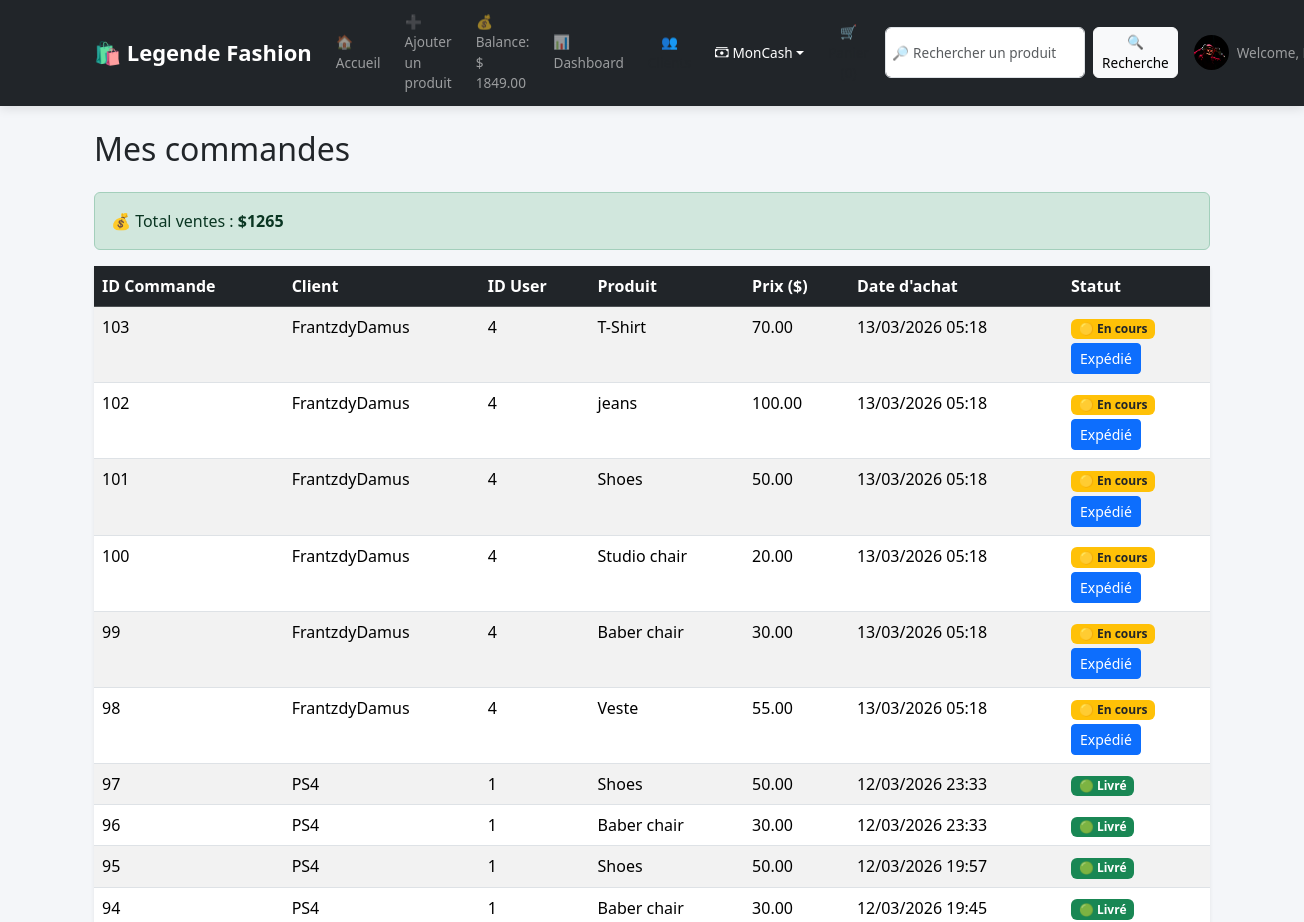
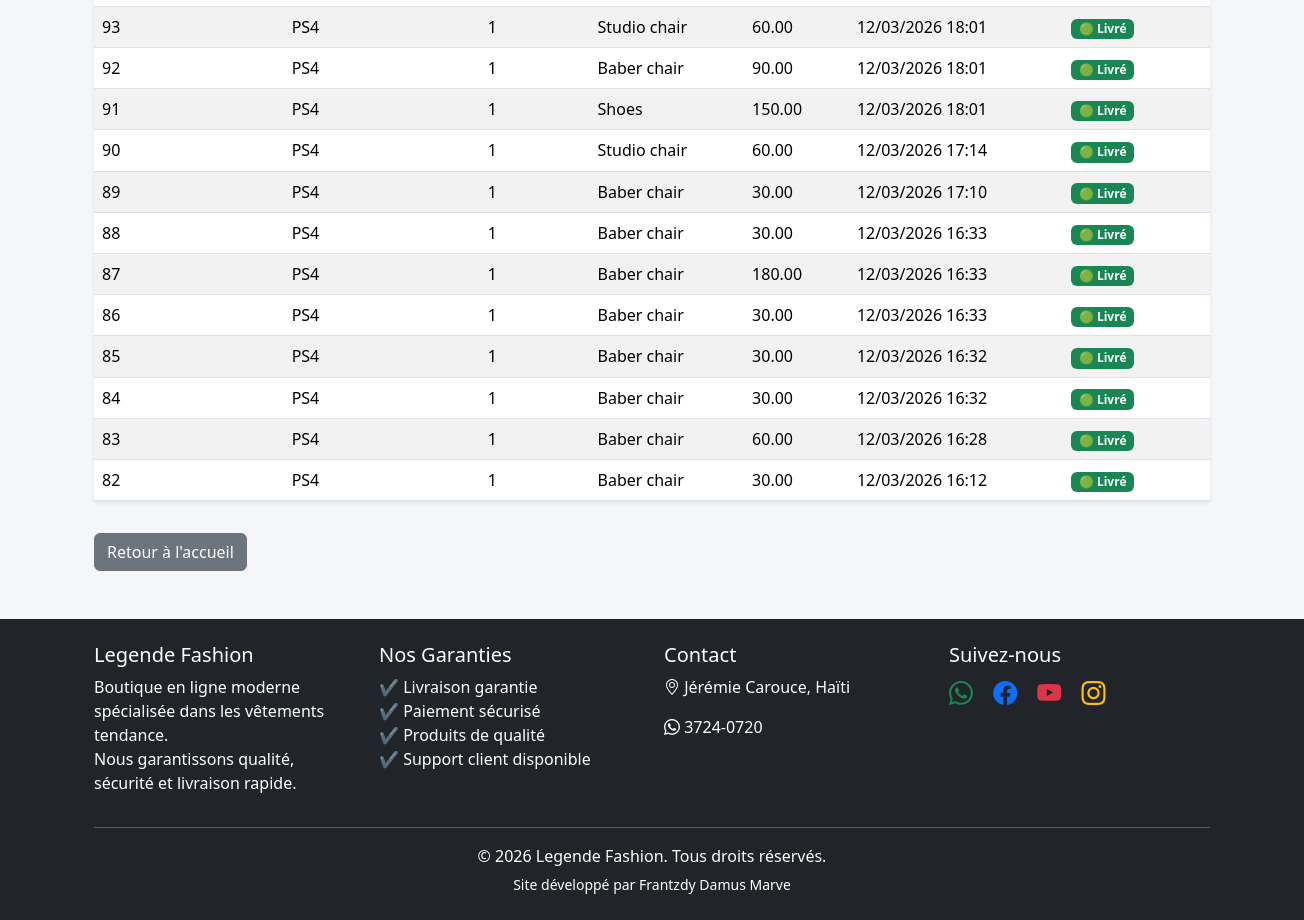
Page /orders/ (signed in) on the committed database (2 pictures, top to bottom).
### shop/models.py (models this page shows, shortened)
class Profile(models.Model):
    user = models.OneToOneField(User, on_delete=models.CASCADE)
    balance = models.DecimalField(max_digits=10, decimal_places=2, default=0)
    profile_pic = models.ImageField(upload_to='profiles/', null=True, blank=True)

class Purchase(models.Model):
    STATUS_CHOICES = [
        ('en_cours', 'En cours'),
        ('expedie', 'Expédié'),
        ('livre', 'Livré'),
    ]
    user = models.ForeignKey(User, on_delete=models.CASCADE, verbose_name="Utilisateur")
    product = models.ForeignKey(Product, on_delete=models.CASCADE, verbose_name="Produit")
    prix = models.DecimalField(max_digits=10, decimal_places=2, verbose_name="Prix payé")
    date = models.DateTimeField(auto_now_add=True)
    statut = models.CharField(
        max_length=20,
        choices=STATUS_CHOICES,
        default='en_cours'
    )

class Product(models.Model):
    nom = models.CharField(max_length=100, verbose_name="Nom du produit")
    description = models.TextField(verbose_name="Description")
    prix = models.DecimalField(max_digits=10, decimal_places=2, verbose_name="Prix")
    quantite = models.PositiveIntegerField(verbose_name="Quantité")
    date_ajout = models.DateTimeField(auto_now_add=True, verbose_name="Date d'ajout")
    created_by = models.ForeignKey(User, on_delete=models.CASCADE, verbose_name="Créé par")
    image = models.ImageField(upload_to='product_images/', null=True, blank=True, verbose_name="Image")

### shop/views.py (the view)
# urls.py: path('orders/', views.orders, name='orders'),
@login_required
def orders(request):
    if request.user.is_staff:
        orders = Purchase.objects.all().order_by('-date')
        total_sales = Purchase.objects.aggregate(Sum('prix'))['prix__sum'] or 0
    else:
        orders = Purchase.objects.filter(user=request.user).order_by('-date')
        total_sales = None
    return render(request, 'shop/orders.html', {
        'orders': orders,
        'total_sales': total_sales
    })

### shop/templates/shop/orders.html (shortened to what this page needs)
{% extends "shop/base.html" %}
{% block content %}
<h2 class="mb-4">Mes commandes</h2>
{% if user.is_staff %}
<div class="alert alert-success">
💰 Total ventes : <strong>${{ total_sales }} </strong>
</div>
{% endif %}
{% if orders %}
<table class="table table-striped shadow-sm">
    <thead class="table-dark">
        <tr>
            <th scope="col">ID Commande</th>
            {% if user.is_staff %}
            <th scope="col">Client</th>
            <th scope="col">ID User</th>
            {% endif %}
            <th scope="col">Produit</th>
            <th scope="col">Prix ($)</th>
            <th scope="col">Date d'achat</th>
            <th scope="col">Statut</th>
        </tr>
    </thead>
    <tbody>
        {% for order in orders %}
        <tr>
            <td>{{ order.id }}</td>
            {% if user.is_staff %}
            <td>{{ order.user.username }}</td>
            <td>{{ order.user.id }}</td>
            {% endif %}
            <td>{{ order.product.nom }}</td>
            <td>{{ order.prix }}</td>
            <td>{{ order.date|date:"d/m/Y H:i" }}</td>
            <td>
                {% if order.statut == "en_cours" %}
                    <span class="badge bg-warning text-dark">🟡 En cours</span>
                    {% if user.is_staff %}
                    <br>
                    <a href="{% url 'update_purchase_status' order.id 'expedie' %}"
                       class="btn btn-sm btn-primary mt-1">Expédié</a>
                    {% endif %}
                {% elif order.statut == "livre" %}
                    <span class="badge bg-success">🟢 Livré</span>
                {% else %}
                    <span class="badge bg-secondary">Inconnu</span>
                {% endif %}
            </td>
        </tr>
        {% endfor %}
    </tbody>
</table>
{% else %}
<div class="alert alert-info">
    Vous n'avez aucune commande pour le moment.
</div>
{% endif %}
<a href="{% url 'product_list' %}" class="btn btn-secondary mt-3">Retour à l'accueil</a>
{% endblock %}

### shop/templates/shop/base.html (shortened to what this page needs)
{% load static %}
<!DOCTYPE html>
<html lang="fr">
<head>
<link href="https://cdn.jsdelivr.net/npm/bootstrap@5.3.2/dist/css/bootstrap.min.css" rel="stylesheet">
<link rel="stylesheet" href="https://cdn.jsdelivr.net/npm/bootstrap-icons@1.10.5/font/bootstrap-icons.css">
</head>
<body>
<nav class="navbar navbar-expand-lg navbar-dark bg-dark">
    <div class="container">
        <a class="navbar-brand" href="{% url 'product_list' %}">
            🛍️ Legende Fashion
        </a>
        <div class="collapse navbar-collapse justify-content-end" id="menu">
            <ul class="navbar-nav align-items-center">
                <li class="nav-item me-3">
                    <a class="nav-link" href="{% url 'product_list' %}">
                        🏠 Accueil
                    </a>
                </li>
                {% if user.is_authenticated %}
                {% if user.is_staff %}
                <li class="nav-item me-3">
                    <a class="nav-link" href="{% url 'product_create' %}">
                        ➕ Ajouter un produit
                    </a>
                </li>
                {% endif %}
                <li class="nav-item me-3">
                    <a class="nav-link" href="{% url 'demo_topup' %}">
                        💰 Balance: $ {{ user.profile.balance }}
                    </a>
                </li>
                <li class="nav-item me-3">
                    <a class="nav-link" href="{% url 'dashboard' %}">
                        📊 Dashboard
                    </a>
                </li>
                {% if user.is_staff %}
                <li class="nav-item me-3">
                    <a class="nav-link btn btn-info text-dark" href="{% url 'admin_users' %}">
                        👥 Clients
                    </a>
                </li>
                {% endif %}
                <li class="nav-item dropdown me-3">
                    <a class="nav-link dropdown-toggle btn btn-success text-white d-flex align-items-center"
                       href="#" id="moncashDropdown" role="button" data-bs-toggle="dropdown">
                        <i class="bi bi-cash-stack me-1"></i> MonCash
                    </a>
                </li>
                <li class="nav-item me-3">
                    <a class="nav-link btn btn-warning text-dark" href="{% url 'cart' %}">
                        🛒 Panier ({{ request.session.cart|length|default:"0" }})
                    </a>
                </li>
                <li class="nav-item me-3">
                    <form class="d-flex" method="GET" action="{% url 'product_search' %}">
                        <input class="form-control me-2" type="search" name="q"
                               placeholder="🔎 Rechercher un produit">
                        <button class="btn btn-light" type="submit">
                            🔍 Recherche
                        </button>
                    </form>
                </li>
                <li class="nav-item dropdown">
                    <a class="nav-link dropdown-toggle d-flex align-items-center"
                       href="#" id="userMenu"
                       role="button"
                       data-bs-toggle="dropdown">
                        <img src="{% if user.profile.profile_pic %}{{ user.profile.profile_pic.url }}{% else %}{% static 'images/default_profile.png' %}{% endif %}"
                             alt="Profil"
                             class="profile-img-navbar">
                        Welcome, {{ user.username }}
                    </a>
                </li>
                {% endif %}
            </ul>
        </div>
    </div>
</nav>
<div class="container mt-4">
    {% block content %}{% endblock %}
</div>
<footer class="bg-dark text-white mt-5">
<div class="container py-4">
<div class="row">
    <div class="col-md-3">
        <h5>Legende Fashion</h5>
        <p>Boutique en ligne moderne spécialisée dans les vêtements tendance.<br>Nous garantissons qualité, sécurité et livraison rapide.</p>
    </div>
    <div class="col-md-3">
        <h5>Nos Garanties</h5>
        <ul class="list-unstyled">
            <li>✔ Livraison garantie</li>
            <li>✔ Paiement sécurisé</li>
            <li>✔ Produits de qualité</li>
            <li>✔ Support client disponible</li>
        </ul>
    </div>
    <div class="col-md-3">
        <h5>Contact</h5>
        <p><i class="bi bi-geo-alt"></i> Jérémie Carouce, Haïti</p>
        <p><i class="bi bi-whatsapp"></i> 3724-0720</p>
    </div>
    <div class="col-md-3">
        <h5>Suivez-nous</h5>
        <a href="https://wa.me/50937240720" class="text-success fs-4 me-3"><i class="bi bi-whatsapp"></i></a>
        <a href="https://web.facebook.com/people/Frantzdy-Damus-Marve/pfbid0q6dY1kDY1cppwhDLu5c9s7sS6mn4q86ReJd8Vc4KcUuDUTAKGgeCF7H9UKndybC8l/" class="text-primary fs-4 me-3"><i class="bi bi-facebook"></i></a>
        <a href="https://www.youtube.com/@DominusXGamer_YT" class="text-danger fs-4 me-3"><i class="bi bi-youtube"></i></a>
        <a href="https://www.instagram.com/damusmarce?igsh=amt1YzQ1eW80Y3lq" class="text-warning fs-4"><i class="bi bi-instagram"></i></a>
    </div>
</div>
<hr class="bg-light">
<div class="text-center">
<p class="mb-1">© 2026 Legende Fashion. Tous droits réservés.</p>
<small>Site développé par Frantzdy Damus Marve</small>
</div>
</div>
</footer>
</body>
</html>

### shop/templates/shop/base.html (style rules this page uses)
body { background: #f4f6f9; }
.navbar { box-shadow: 0 3px 10px rgba(0,0,0,0.1); }
.navbar-brand { font-weight: bold; font-size: 22px; }
.form-control { min-width: 200px; }
.profile-img-navbar { width: 35px; height: 35px; object-fit: cover; border-radius: 50%; margin-right: 8px; }
.navbar .nav-item .nav-link, .navbar .nav-item .btn { padding: 0.25rem 0.5rem; font-size: 0.85rem; }
.navbar .dropdown-toggle.btn { font-size: 0.85rem; padding: 0.25rem 0.5rem; }
.navbar .form-control { padding: 0.25rem 0.4rem; font-size: 0.85rem; }
.navbar .btn-light { padding: 0.25rem 0.5rem; font-size: 0.85rem; }
.navbar-nav .me-3 { margin-right: 0.5rem !important; }

### rows in the picture
Purchase: id "103", user.username "FrantzdyDamus", user.id "4", product.nom "T-Shirt", prix "70.00", date "13/03/2026 05:18", statut "🟡 En cours"
Purchase: id "102", user.username "FrantzdyDamus", user.id "4", product.nom "jeans", prix "100.00", date "13/03/2026 05:18", statut "🟡 En cours"
Purchase: id "101", user.username "FrantzdyDamus", user.id "4", product.nom "Shoes", prix "50.00", date "13/03/2026 05:18", statut "🟡 En cours"
Purchase: id "100", user.username "FrantzdyDamus", user.id "4", product.nom "Studio chair", prix "20.00", date "13/03/2026 05:18", statut "🟡 En cours"
Purchase: id "99", user.username "FrantzdyDamus", user.id "4", product.nom "Baber chair", prix "30.00", date "13/03/2026 05:18", statut "🟡 En cours"
Purchase: id "98", user.username "FrantzdyDamus", user.id "4", product.nom "Veste", prix "55.00", date "13/03/2026 05:18", statut "🟡 En cours"
Purchase: id "97", user.username "PS4", user.id "1", product.nom "Shoes", prix "50.00", date "12/03/2026 23:33", statut "🟢 Livré"
Purchase: id "96", user.username "PS4", user.id "1", product.nom "Baber chair", prix "30.00", date "12/03/2026 23:33", statut "🟢 Livré"
Purchase: id "95", user.username "PS4", user.id "1", product.nom "Shoes", prix "50.00", date "12/03/2026 19:57", statut "🟢 Livré"
Purchase: id "94", user.username "PS4", user.id "1", product.nom "Baber chair", prix "30.00", date "12/03/2026 19:45", statut "🟢 Livré"
Purchase: id "93", user.username "PS4", user.id "1", product.nom "Studio chair", prix "60.00", date "12/03/2026 18:01", statut "🟢 Livré"
Purchase: id "92", user.username "PS4", user.id "1", product.nom "Baber chair", prix "90.00", date "12/03/2026 18:01", statut "🟢 Livré"
Purchase: id "91", user.username "PS4", user.id "1", product.nom "Shoes", prix "150.00", date "12/03/2026 18:01", statut "🟢 Livré"
Purchase: id "90", user.username "PS4", user.id "1", product.nom "Studio chair", prix "60.00", date "12/03/2026 17:14", statut "🟢 Livré"
Purchase: id "89", user.username "PS4", user.id "1", product.nom "Baber chair", prix "30.00", date "12/03/2026 17:10", statut "🟢 Livré"
Purchase: id "88", user.username "PS4", user.id "1", product.nom "Baber chair", prix "30.00", date "12/03/2026 16:33", statut "🟢 Livré"
Purchase: id "87", user.username "PS4", user.id "1", product.nom "Baber chair", prix "180.00", date "12/03/2026 16:33", statut "🟢 Livré"
Purchase: id "86", user.username "PS4", user.id "1", product.nom "Baber chair", prix "30.00", date "12/03/2026 16:33", statut "🟢 Livré"
Purchase: id "85", user.username "PS4", user.id "1", product.nom "Baber chair", prix "30.00", date "12/03/2026 16:32", statut "🟢 Livré"
Purchase: id "84", user.username "PS4", user.id "1", product.nom "Baber chair", prix "30.00", date "12/03/2026 16:32", statut "🟢 Livré"
Purchase: id "83", user.username "PS4", user.id "1", product.nom "Baber chair", prix "60.00", date "12/03/2026 16:28", statut "🟢 Livré"
Purchase: id "82", user.username "PS4", user.id "1", product.nom "Baber chair", prix "30.00", date "12/03/2026 16:12", statut "🟢 Livré"

### other values in the picture
{{ user.profile.balance }} "1849.00"
{{ total_sales }} "1265"
